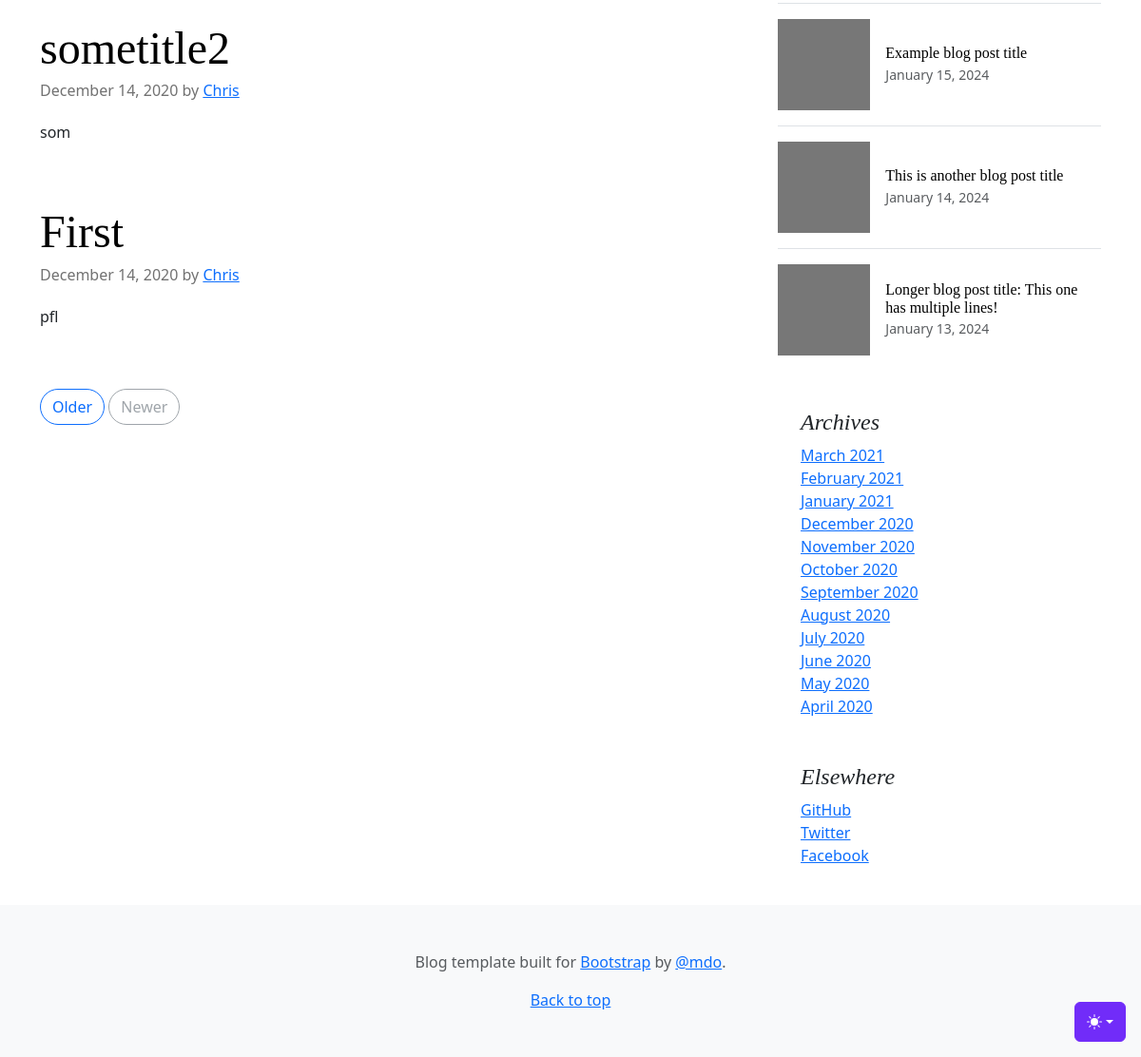
Before: / (lower part) with the older database file.
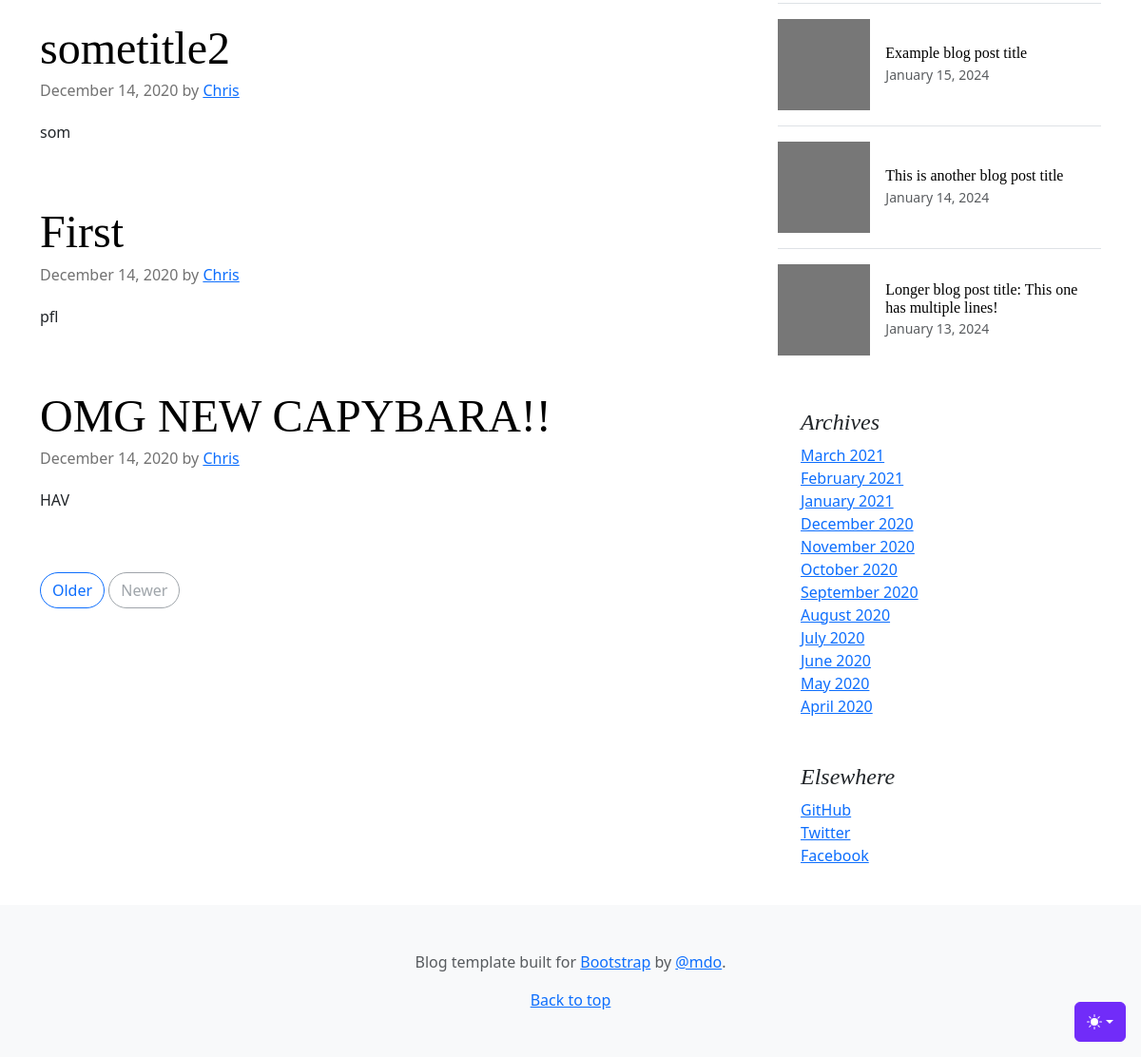
After: the same page with the newer database file.
### tables this page shows
CREATE TABLE "posts"
(
    id    integer
        constraint posts_pk
            primary key autoincrement,
    title text not null,
    body  text not null
);

### src/DB.php (called while the page is built, shortened)
<?php
class DB
{
    private $conn;
    public function __construct()
    {
        try {
            $this->conn = new PDO('sqlite:' . __DIR__ . '/../db.sqlite');
            $this->conn->setAttribute(PDO::ATTR_ERRMODE, PDO::ERRMODE_EXCEPTION);
        } catch (PDOException $e) {
            echo "Connection failed: " . $e->getMessage();
        }
    }
    public function all($table, $class)
    {
        $stmt = $this->conn->prepare("SELECT * FROM $table");
        $stmt->execute();
        $stmt->setFetchMode(PDO::FETCH_CLASS, $class);
        return $stmt->fetchAll();
    }
}

### src/Models/Model.php (called while the page is built, shortened)
<?php
class Model {
    public static $table;
    public static function all(){
        $db = new DB();
        return $db->all(static::$table, static::class);
    }
}

### src/Controllers/PublicController.php (called while the page is built, shortened)
<?php
class PublicController
{
    public function index()
    {
        $posts = Post::all();
        view('index', compact('posts'));
    }
}

### helpers.php (called while the page is built, shortened)
<?php
function view($viewName, $vars=[]){
    extract($vars);
    include __DIR__ . "/views/$viewName.php";
}

### src/Models/Post.php (called while the page is built, shortened)
<?php
class Post extends Model {
    public $body;
    public function snippet(){
        return substr($this->body, 0, 3);
    }
}

### views/partials/posts.php (the view, shortened to what this page needs)
<?php foreach($posts as $post): ?>
    <article class="blog-post">
        <h2 class="display-5 link-body-emphasis mb-1"><?=$post->title?></h2>
        <p class="blog-post-meta">December 14, 2020 by <a href="#">Chris</a></p>
        <p><?=$post->snippet()?></p>
    </article>
<?php endforeach; ?>
<nav class="blog-pagination" aria-label="Pagination">
    <a class="btn btn-outline-primary rounded-pill" href="#">Older</a>
    <a class="btn btn-outline-secondary rounded-pill disabled" aria-disabled="true">Newer</a>
</nav>

Changed rows visible on the page:
added posts: title "OMG NEW CAPYBARA!!", body "HAV"
